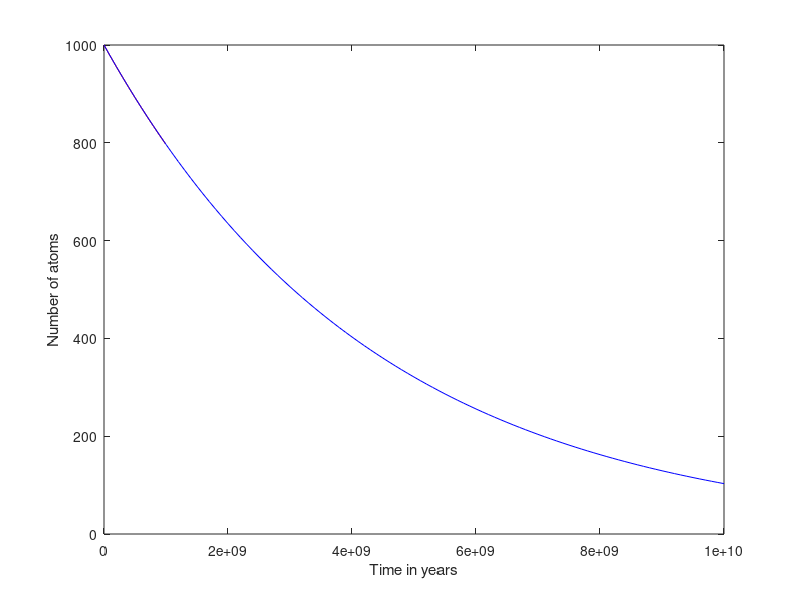

The MATLAB script that drew this image:
% 
% 1D radioactive decay
% by Kevin Berwick, 
% based on 'Computational Physics' book by N Giordano and H Nakanishi
% Section 1.2 p2
% Solve the Equation dN/dt = -N/tau
N_uranium_initial = 1000; %initial number of uranium atoms
npoints = 100; %Discretize time into 100 intervals
dt = 1e7; % time step in years
tau=4.4e9; % mean lifetime of 238 U 
N_uranium = zeros(npoints,1); % initializes N_uranium, a vector of dimension npoints X 1,to being 
all zeros 
time = zeros(npoints,1); % this initializes the vector time to being all zeros 
N_uranium(1) = N_uranium_initial; % the initial condition, first entry in the vector N_uranium is 
N_uranium_initial;
time(1) = 0; % Initialise time
for step=1:npoints-1 % loop over the timesteps and calculate the numerical solution 
N_uranium(step+1) = N_uranium(step) - (N_uranium(step)/tau)*dt;
time(step+1) = time(step) + dt; 
end
% For comparison , calculate analytical solution
t=0:1e8:10e9;
N_analytical=N_uranium_initial*exp(-t/tau);
% Plot both numerical and analytical solution 
plot(time,N_uranium,'r',t,N_analytical,'b'); 
%plots the numerical solution in red and the analytical 
%solution in blue
xlabel('Time in years')
ylabel('Number of atoms')